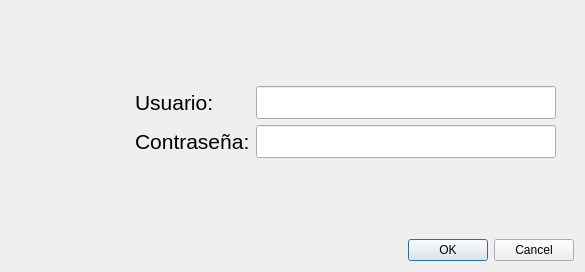
<?xml version="1.0" encoding="UTF-8"?>
<ui version="4.0">
 <class>Login</class>
 <widget class="QDialog" name="Login">
  <property name="geometry">
   <rect>
    <x>0</x>
    <y>0</y>
    <width>585</width>
    <height>272</height>
   </rect>
  </property>
  <property name="windowTitle">
   <string>Dialog</string>
  </property>
  <layout class="QVBoxLayout" name="verticalLayout">
   <item>
    <widget class="QWidget" name="widget" native="true">
     <layout class="QHBoxLayout" name="horizontalLayout">
      <item>
       <widget class="QLabel" name="lblImg">
        <property name="minimumSize">
         <size>
          <width>100</width>
          <height>100</height>
         </size>
        </property>
        <property name="maximumSize">
         <size>
          <width>200</width>
          <height>200</height>
         </size>
        </property>
        <property name="text">
         <string/>
        </property>
        <property name="pixmap">
         <pixmap resource="../resources/resources.qrc">:/img/aquila_logo.svg</pixmap>
        </property>
        <property name="scaledContents">
         <bool>true</bool>
        </property>
        <property name="alignment">
         <set>Qt::AlignmentFlag::AlignJustify|Qt::AlignmentFlag::AlignVCenter</set>
        </property>
       </widget>
      </item>
      <item>
       <widget class="QWidget" name="widget_2" native="true">
        <layout class="QFormLayout" name="formLayout">
         <item row="0" column="1">
          <spacer name="verticalSpacer">
           <property name="orientation">
            <enum>Qt::Orientation::Vertical</enum>
           </property>
           <property name="sizeHint" stdset="0">
            <size>
             <width>20</width>
             <height>40</height>
            </size>
           </property>
          </spacer>
         </item>
         <item row="1" column="0">
          <widget class="QLabel" name="lblUser">
           <property name="font">
            <font>
             <pointsize>16</pointsize>
            </font>
           </property>
           <property name="text">
            <string>Usuario:</string>
           </property>
          </widget>
         </item>
         <item row="1" column="1">
          <widget class="QLineEdit" name="txtUser">
           <property name="minimumSize">
            <size>
             <width>200</width>
             <height>0</height>
            </size>
           </property>
           <property name="font">
            <font>
             <pointsize>16</pointsize>
            </font>
           </property>
          </widget>
         </item>
         <item row="2" column="0">
          <widget class="QLabel" name="lblPass">
           <property name="font">
            <font>
             <pointsize>16</pointsize>
            </font>
           </property>
           <property name="text">
            <string>Contraseña:</string>
           </property>
          </widget>
         </item>
         <item row="2" column="1">
          <widget class="QLineEdit" name="txtPass">
           <property name="font">
            <font>
             <pointsize>16</pointsize>
            </font>
           </property>
           <property name="echoMode">
            <enum>QLineEdit::EchoMode::Password</enum>
           </property>
          </widget>
         </item>
         <item row="3" column="1">
          <spacer name="verticalSpacer_2">
           <property name="orientation">
            <enum>Qt::Orientation::Vertical</enum>
           </property>
           <property name="sizeHint" stdset="0">
            <size>
             <width>20</width>
             <height>40</height>
            </size>
           </property>
          </spacer>
         </item>
        </layout>
       </widget>
      </item>
     </layout>
    </widget>
   </item>
   <item>
    <widget class="QDialogButtonBox" name="buttonBox">
     <property name="orientation">
      <enum>Qt::Orientation::Horizontal</enum>
     </property>
     <property name="standardButtons">
      <set>QDialogButtonBox::StandardButton::Cancel|QDialogButtonBox::StandardButton::Ok</set>
     </property>
    </widget>
   </item>
  </layout>
 </widget>
 <resources>
  <include location="../resources/resources.qrc"/>
 </resources>
 <connections>
  <connection>
   <sender>buttonBox</sender>
   <signal>accepted()</signal>
   <receiver>Login</receiver>
   <slot>accept()</slot>
   <hints>
    <hint type="sourcelabel">
     <x>248</x>
     <y>254</y>
    </hint>
    <hint type="destinationlabel">
     <x>157</x>
     <y>274</y>
    </hint>
   </hints>
  </connection>
  <connection>
   <sender>buttonBox</sender>
   <signal>rejected()</signal>
   <receiver>Login</receiver>
   <slot>reject()</slot>
   <hints>
    <hint type="sourcelabel">
     <x>316</x>
     <y>260</y>
    </hint>
    <hint type="destinationlabel">
     <x>286</x>
     <y>274</y>
    </hint>
   </hints>
  </connection>
 </connections>
</ui>
